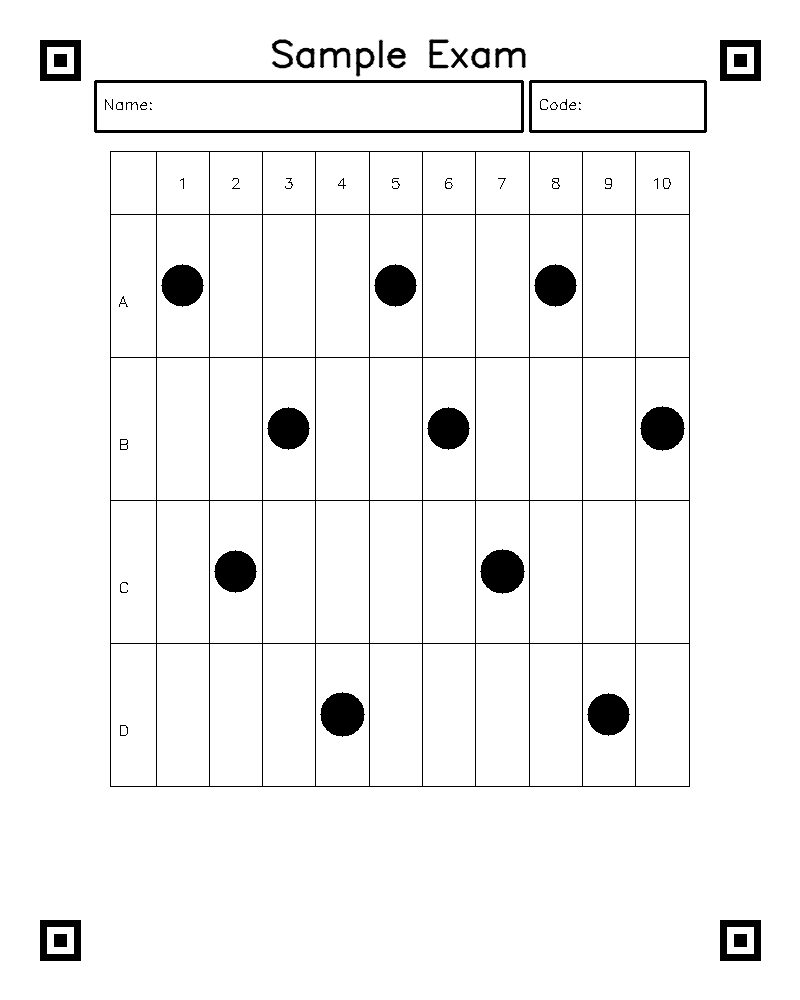
#> input picture examples/filled_exam.png, 800 x 1000 px
$ python debug_cells.py
#> lines starting #> are read from the running program, lines starting #| are printed output that depends on the picture; after the words box and inside, x2 and y2 are one past the last pixel; in counts of white or black regions, pixels touching at a corner belong together
### src/exam_evaluator/pattern_recognition.py
"""
Pattern Recognition Module for Exam Evaluation

This module provides pattern recognition capabilities using OpenCV for exam image analysis.

OPTIMIZATIONS IMPLEMENTED:
- Direct use of OpenCV functions for maximum performance
- Smart grayscale conversion (avoids redundant conversions)
- Efficient preprocessing pipeline with native OpenCV operations
- Removal of duplicate code and unnecessary wrapper methods
- Optimized morphology for shadow removal
- Internal helper methods (_to_gray) for efficient code reuse
"""

import cv2
import numpy as np
from typing import Tuple, List, Optional


class PatternRecognizer:
    """
    A class for performing pattern recognition on exam images using OpenCV.

    This class provides methods for detecting patterns, shapes, and features
    in exam images for automated evaluation.
    """

    def __init__(self):
        """Initialize the PatternRecognizer."""
        self.opencv_version = cv2.__version__

    # [15 lines left out: function load_image, not called in this run]

    def _to_gray(self, image: np.ndarray) -> np.ndarray:
        """
        Convert image to grayscale if needed (optimized helper method).

        Optimization: Avoids redundant conversion if image is already grayscale.

        Args:
            image: Input image (BGR or already grayscale)

        Returns:
            Grayscale image
        """
        if len(image.shape) == 2:
            return image
        return cv2.cvtColor(image, cv2.COLOR_BGR2GRAY)

    # Public methods for API compatibility
    # [443 lines left out: functions convert_to_grayscale, apply_threshold, detect_edges, find_contours, detect_circles, template_matching and 8 more, not called in this run]

    def convert_to_black_and_white(self, image: np.ndarray, use_adaptive: bool = False, remove_shadows: bool = False) -> np.ndarray:
        """
        Convert image to binary (pure black and white) using optimized OpenCV pipeline.

        Optimizations:
        - Smart grayscale conversion (avoids redundancy)
        - Optional shadow removal with morphology
        - Direct OpenCV thresholding (adaptive or simple)

        Args:
            image: Input image (BGR or grayscale)
            use_adaptive: If True, use adaptive threshold (better for variable lighting)
            remove_shadows: If True, remove shadows first (useful if not done previously)

        Returns:
            Binary (black and white) image where black=0, white=255
        """
        # Optimization: efficient grayscale conversion
        gray = self._to_gray(image)

        # Remove shadows only if explicitly requested
        if remove_shadows:
            gray = self.remove_shadows(gray)

        # Optimized thresholding pipeline with OpenCV
        if use_adaptive:
            # Blur + adaptive threshold for variable lighting
            blurred = cv2.GaussianBlur(gray, (5, 5), 0)
            return cv2.adaptiveThreshold(
                blurred, 255, cv2.ADAPTIVE_THRESH_GAUSSIAN_C,
                cv2.THRESH_BINARY, 11, 2
            )
        else:
            # Simple threshold (optimal for preprocessed images)
            _, binary = cv2.threshold(gray, 200, 255, cv2.THRESH_BINARY)
            return binary

    def extract_answer_cells(
        self,
        image: np.ndarray,
        num_questions: int = 10,
        choices_per_question: int = 4,
        template_size: Tuple[int, int] = (800, 1000),
        margin: int = 40,
        alignment_square_size: int = 40,
    ) -> List[List[Tuple[int, int, int, int]]]:
        """
        Extract the coordinates of answer cells from an aligned exam sheet.

        Returns a list where each element represents a question, and contains
        a list of (x, y, w, h) tuples for each choice cell.

        Args:
            image: Aligned exam sheet image
            num_questions: Number of questions in the exam
            choices_per_question: Number of choices per question
            template_size: Template size (width, height)
            margin: Template margin
            alignment_square_size: Size of alignment squares

        Returns:
            List of lists containing cell coordinates (x, y, width, height)
        """
        width, height = template_size
        sq = alignment_square_size

        # Calculate table position (must match template generation)
        # Title and name box calculations
        title_scale = 1.2
        title_thickness = 2
        title_font = cv2.FONT_HERSHEY_SIMPLEX
        (t_w, t_h), _ = cv2.getTextSize("Exam", title_font, title_scale, title_thickness)
        title_y = margin + t_h

        box_top = title_y + 15
        box_height = 50

        table_top = box_top + box_height + 20

        content_left = margin + sq + 15
        content_right = width - margin - sq - 15
        content_w = content_right - content_left
        table_w = int(content_w * 0.95)
        table_left = content_left + (content_w - table_w) // 2

        available_height = height - table_top - margin - sq - 20
        table_height = int(available_height * 0.85)

        n_cols = max(1, num_questions)
        n_choice_rows = max(1, choices_per_question)
        header_h = max(18, int(table_height * 0.10))
        remaining_h = table_height - header_h
        choice_row_h = max(15, int(remaining_h / n_choice_rows))

        label_col_w = max(30, int(table_w * 0.08))
        q_area_w = table_w - label_col_w
        cell_w = q_area_w / n_cols

        # Extract cell coordinates
        cells = []
        for col in range(n_cols):
            question_cells = []
            col_x1 = int(table_left + label_col_w + col * cell_w)
            col_x2 = int(table_left + label_col_w + (col + 1) * cell_w)

            for row in range(n_choice_rows):
                row_y1 = table_top + header_h + row * choice_row_h
                row_y2 = table_top + header_h + (row + 1) * choice_row_h

                # Add small padding to avoid borders
                padding = 3
                x = col_x1 + padding
                y = row_y1 + padding
                w = (col_x2 - col_x1) - 2 * padding
                h = (row_y2 - row_y1) - 2 * padding

                question_cells.append((x, y, w, h))

            cells.append(question_cells)

        return cells

    def is_cell_marked(
        self,
        binary_image: np.ndarray,
        cell_coords: Tuple[int, int, int, int],
        threshold: float = 0.30
    ) -> bool:
        """
        Determine if a cell is marked by analyzing the ratio of black pixels.

        Args:
            binary_image: Binary (black and white) image
            cell_coords: Tuple of (x, y, width, height) for the cell
            threshold: Minimum ratio of black pixels to consider cell as marked (0-1)

        Returns:
            True if cell is marked, False otherwise
        """
        x, y, w, h = cell_coords

        # Ensure coordinates are within image bounds
        img_h, img_w = binary_image.shape[:2]
        x = max(0, min(x, img_w - 1))
        y = max(0, min(y, img_h - 1))
        w = max(1, min(w, img_w - x))
        h = max(1, min(h, img_h - y))

        # Extract cell region
        cell = binary_image[y:y+h, x:x+w]

        if cell.size == 0:
            return False

        # Count black pixels (value 0 in binary image)
        black_pixels = np.sum(cell == 0)
        total_pixels = cell.size

        # Calculate ratio
        black_ratio = black_pixels / total_pixels

        return black_ratio >= threshold

    # [145 lines left out: functions detect_marked_answers, process_exam_sheet, not called in this run]

### examples/debug_cells.py
"""Debug script to check cell detection"""
import os
import sys
import cv2
import numpy as np

sys.path.insert(0, os.path.join(os.path.dirname(__file__), '..', 'src'))
from exam_evaluator import PatternRecognizer

recognizer = PatternRecognizer()

# Load filled exam
filled_path = os.path.join(os.path.dirname(__file__), 'filled_exam.png')
image = cv2.imread(filled_path)
#> image is the input picture: shape (1000, 800, 3); min 0, max 255, mean 243.3

# Convert to binary
binary = recognizer.convert_to_black_and_white(image)
#> in convert_to_black_and_white, `_, binary = cv2.threshold(gray, 200, 255, cv2.THRESH_BINARY)`: binary: shape (1000, 800); 95.4% white; 58 black regions (7 under 20 px), largest, box (x1, y1, x2, y2) and area: (110, 151, 690, 787) 11040, (94, 80, 524, 133) 2858, (640, 406, 685, 451) 1517

# Get cells
cells = recognizer.extract_answer_cells(
    image, num_questions=10, choices_per_question=4,
    template_size=(800, 1000), margin=40, alignment_square_size=40
)
#> cells = 10 items

# Check first question cells
print("Checking Question 1 cells:")
for i, (x, y, w, h) in enumerate(cells[0]):
    cell = binary[y:y+h, x:x+w]
    black_pixels = np.sum(cell == 0)
    total_pixels = cell.size
    ratio = black_pixels / total_pixels if total_pixels > 0 else 0
    is_marked = recognizer.is_cell_marked(binary, (x, y, w, h), 0.30)
    print(f"  Choice {i} (x={x}, y={y}, w={w}, h={h}): black_ratio={ratio:.4f}, marked={is_marked}")

    # Save cell for inspection
    cell_path = os.path.join(os.path.dirname(__file__), f'debug_cell_q1_c{i}.png')
    cv2.imwrite(cell_path, cell)
#> this loop made 4 passes
#> (ratio, black_ratio in is_cell_marked) on passes 1 to 4: (0.213, 0.213), (0, 0), (0, 0), (0, 0)
#|   Choice 0 (x=159, y=217, w=47, h=137): black_ratio=0.2132, marked=False
#|   Choice 1 (x=159, y=360, w=47, h=137): black_ratio=0.0000, marked=False
#|   Choice 2 (x=159, y=503, w=47, h=137): black_ratio=0.0000, marked=False
#|   Choice 3 (x=159, y=646, w=47, h=137): black_ratio=0.0000, marked=False
#> pass 1, `cell = binary[y:y+h, x:x+w]`:
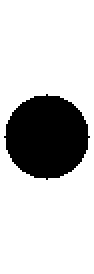
#> cell: shape (137, 47) (shown 2 times larger); 78.7% white; 1 black region, box (x1, y1, x2, y2) and area: (2, 47, 45, 90) 1373

print(f"\nBinary image shape: {binary.shape}")
#| Binary image shape: (1000, 800)
print(f"Binary unique values: {np.unique(binary)}")
#| Binary unique values: [  0 255]

$ run again, with examples/aligned_template.png copied over examples/filled_exam.png
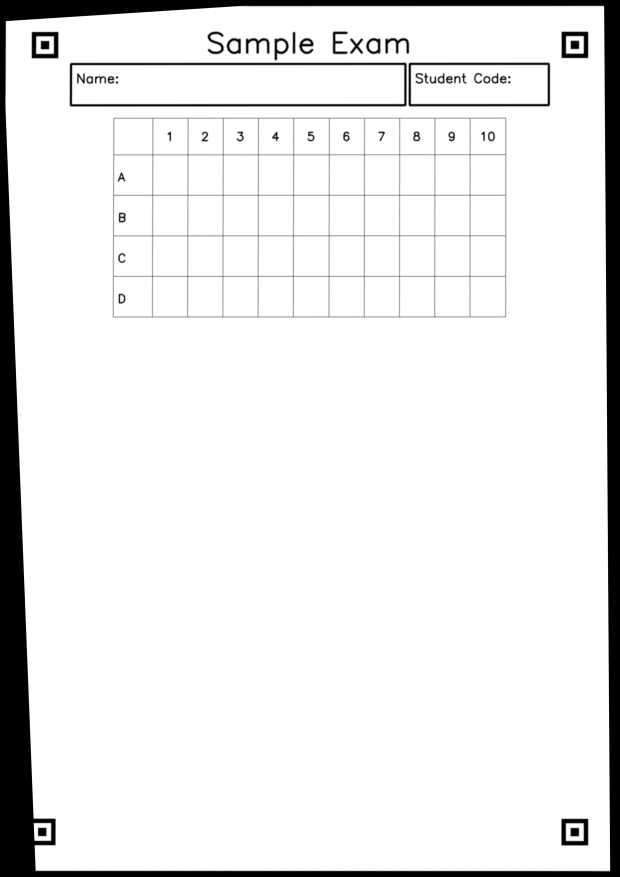
#> input picture examples/aligned_template.png, 2480 x 3508 px (shown at 1/4 size)
#> image is the input picture: shape (3508, 2480, 3); min 0, max 255, mean 234.1
#> in convert_to_black_and_white, `_, binary = cv2.threshold(gray, 200, 255, cv2.THRESH_BINARY)`:
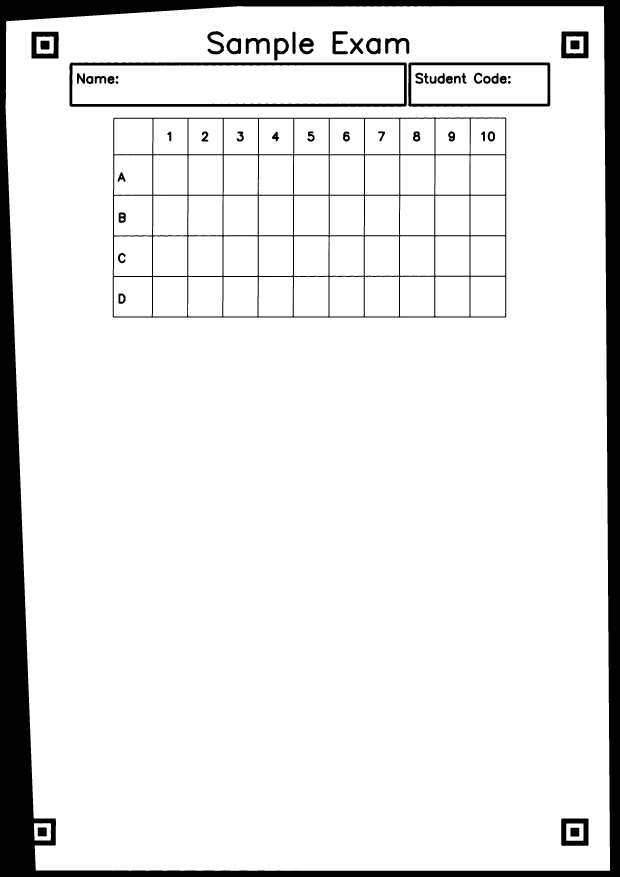
#> binary: shape (3508, 2480) (shown at 1/4 size); 90.9% white; 55 black regions, largest, box (x1, y1, x2, y2) and area: (0, 0, 2480, 3508) 599334, (451, 470, 2025, 1270) 74785, (278, 250, 1627, 427) 33962
#> cells = 10 items
#> the loop `for i, (x, y, w, h) in enumerate(cells[0]):` made 4 passes
#> (ratio, black_ratio in is_cell_marked) on passes 1 to 4: (0.124, 0.124), (0, 0), (0, 0), (0, 0)
#> (printed output is left out)
#> pass 1, `cell = binary[y:y+h, x:x+w]`:
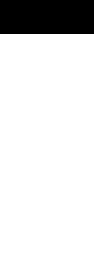
#> cell: shape (137, 47) (shown 2 times larger); 87.6% white; 1 black region, box (x1, y1, x2, y2) and area: (0, 0, 47, 17) 799
#| Binary image shape: (3508, 2480)
#| Binary unique values: [  0 255]
